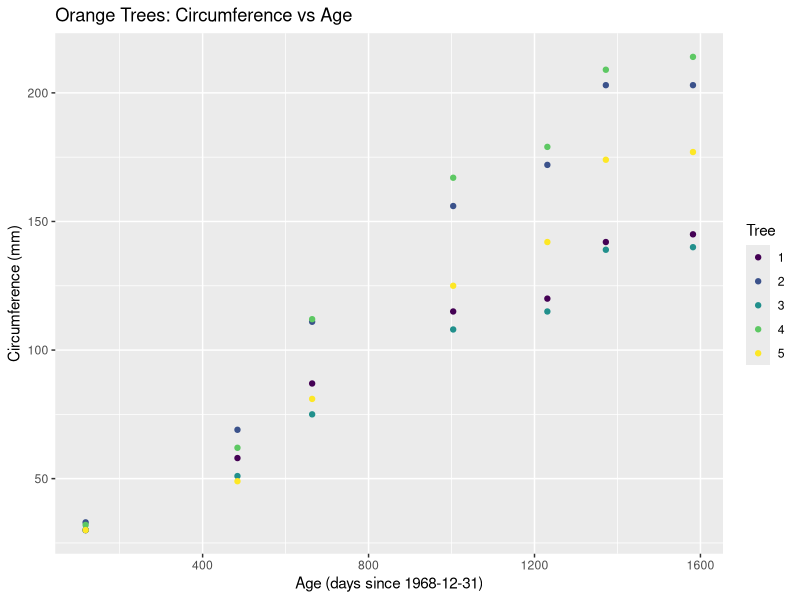

The R source for this figure:
## ---- chunk 1
#| label: packages
#| echo: false
#| message: false

# load required libraries
library(ggplot2)
## ---- chunk 2
#| label: data import

# import the data set
data("Orange")
## ---- chunk 3
#| fig-cap: "Growth of Orange Trees"
#| fig-cap-location: bottom
#| fig-width: 7
#| fig-height: 4.5

# reorder factor so legend will display trees in order
Orange$Tree <- factor(Orange$Tree, levels=c(1,2,3,4,5))

# plot circumference vs age with tree as the colour
ggplot(Orange, aes(x = age, y = circumference, col = Tree)) + 
  geom_point() + 
  ggtitle("Orange Trees: Circumference vs Age") + 
  xlab("Age (days since 1968-12-31)") +
  ylab("Circumference (mm)")
